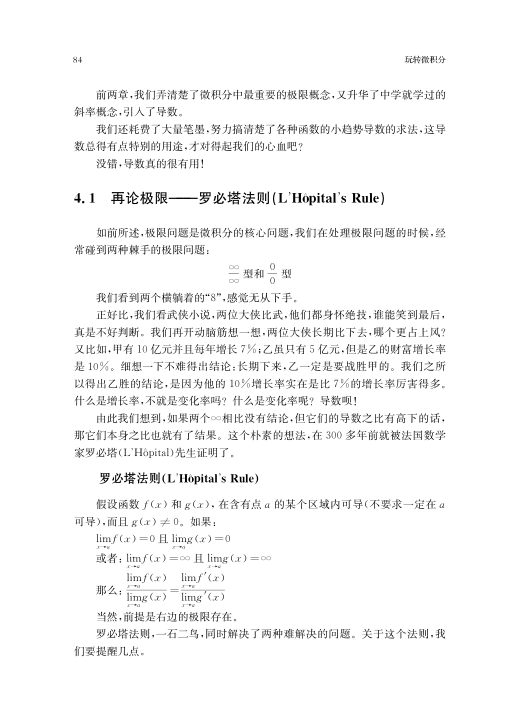
#> input picture input/pages/3.png, 1040 x 1453 px (shown at 1/2 size)
$ python crop_math.py
#> lines starting #> are read from the running program, lines starting #| are printed output that depends on the picture
"""
Crop math expressions and graphs from page images.

WORKFLOW:
1. Extract PDF pages to images (e.g., using pdf2image or similar)
2. Run this script to crop math formulas from the page images
3. Run build_pilot.js to assemble the Word document

CROP GUIDELINES:
- Crop ONLY the math formula, NOT Chinese text
- Include full multi-line formulas (don't cut off)
- Text before/after formulas should be transcribed as text in build_pilot.js

Each crop is defined as (page, x1, y1, x2, y2) in pixel coords.
Adjust coordinates based on your PDF extraction resolution.
"""
from PIL import Image
import os

# Use relative paths from project root
SCRIPT_DIR = os.path.dirname(os.path.abspath(__file__))
SRC = os.path.join(SCRIPT_DIR, "input", "pages")  # Extracted page images
OUT = os.path.join(SCRIPT_DIR, "crops")           # Output cropped images
os.makedirs(OUT, exist_ok=True)

# Crop definitions: name -> (page_file, (left, upper, right, lower))
# IMPORTANT: Coordinates should exclude Chinese text, include only formulas
# Adjust these coordinates based on your PDF extraction resolution

crops = {
    # --- Page 3: Indeterminate forms (∞/∞ and 0/0) — fraction bars at y=547 ---
    # Keep as OMML, but crop as fallback: x=457-554, y≈520-580
    "p3_indeterminate": ("3.png", (420, 515, 590, 585)),

    # L'Hopital theorem — conditions block (no fractions, text lines at y=1067-1141)
    "p3_lhopital_cond": ("3.png", (140, 1055, 910, 1155)),

    # L'Hopital theorem — conclusion formula (fraction bars at y=1180, text y=1145-1219)
    "p3_lhopital_conc": ("3.png", (140, 1135, 570, 1230)),

    # --- Page 4: Examples ---
    # Example 4-1: Problem formula (fraction bar at y=404, text y=384-434)
    "p4_ex1_problem": ("4.png", (140, 375, 520, 445)),

    # Example 4-1: Solution chain (fraction bars at y=513, text y=479-552)
    "p4_ex1_solution": ("4.png", (140, 465, 910, 565)),

    # Example 4-2: Problem formula (fraction bar at y=581, text y=558-610)
    "p4_ex2_problem": ("4.png", (140, 548, 520, 620)),

    # Example 4-2: Solution formula (fraction bars at y=679, text y=655-708)
    "p4_ex2_solution": ("4.png", (140, 645, 910, 720)),

    # Example 4-3: Problem formula (fraction bar at y=776, text y=767-807)
    "p4_ex3_problem": ("4.png", (140, 757, 520, 820)),

    # Example 4-3: Full solution — all 3 lines (fraction bars y=875,939; text y=852-968)
    "p4_ex3_solution": ("4.png", (140, 838, 910, 978)),

    # Example 4-4: Problem formula (fraction bars y=1123-1148, text y=1112-1179)
    "p4_ex4_problem": ("4.png", (140, 1103, 520, 1190)),

    # Example 4-4: Full solution — both lines (fraction bars y=1193-1287, text y=1181-1320)
    "p4_ex4_solution": ("4.png", (140, 1175, 910, 1325)),

    # --- Page 5: Famous limits ---
    # Famous limit 1: sin(x)/x (fraction bar at y=414, text y=394-443)
    "p5_limit1": ("5.png", (140, 383, 710, 455)),

    # Famous limit 2: (1+1/n)^n (fraction bar at y=476, text y=456-505)
    "p5_limit2": ("5.png", (140, 443, 710, 518)),

    # --- Cover pages ---
    "cover_toc": ("1.png", (50, 50, 874, 1266)),
    "cover_chapter": ("2.png", (50, 50, 874, 1266)),
}

for name, (fname, box) in crops.items():
    img = Image.open(f"{SRC}/{fname}")
#> img is the input picture: PIL image 1040x1453 RGB; min 0, max 255, mean 246.5
    crop = img.crop(box)
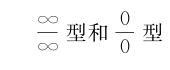
#> crop: PIL image 170x70 RGB; min 0, max 255, mean 246.3
    # Add small white padding
    padded = Image.new("RGB", (crop.width + 10, crop.height + 10), "white")
#> padded: PIL image 180x80 RGB; every value is 255
    padded.paste(crop, (5, 5))
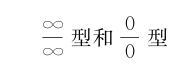
#> padded: PIL image 180x80 RGB; min 0, max 255, mean 247.8
    out_path = f"{OUT}/{name}.png"
    padded.save(out_path)
    print(f"Saved {out_path} ({padded.width}x{padded.height})")
#| Saved crops/p3_indeterminate.png (180x80)

print("Done.")
